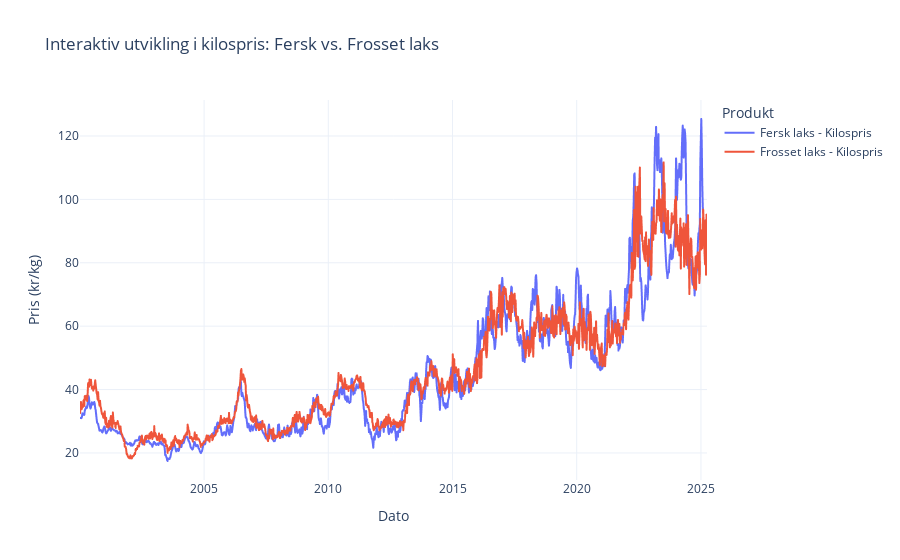

Write notebook code for a chart like this one.
### Code cell
import requests
import pandas as pd
import plotly.express as px

# 1. Hent eksportdata
def hent_eksportdata():
    url = "https://data.ssb.no/api/v0/no/table/03024/"
    query = {
        "query": [],
        "response": {"format": "json-stat2"}
    }
    r = requests.post(url, json=query)
    data = r.json()

    from itertools import product
    dims = list(data["dimension"].keys())
    values = data["value"]
    dim_vals = [list(data["dimension"][d]["category"]["label"].values()) for d in dims]
    combos = list(product(*dim_vals))
    df = pd.DataFrame(combos, columns=dims)
    df["Value"] = values
    df_pivot = df.pivot_table(index="Tid", columns=["VareGrupper2", "ContentsCode"],
                               values="Value", aggfunc="sum").reset_index()
    df_pivot.columns = ["År og ukenr.", "Fersk laks - Kilospris", "Fersk laks - Vekt (tonn)",
                        "Frosset laks - Kilospris", "Frosset laks - Vekt (tonn)"]
    df_pivot["UkeID"] = df_pivot["År og ukenr."].str.replace("U", "-")
    return df_pivot

# 2. Interaktiv visualisering med Plotly
def vis_interaktiv_laks():
    df = hent_eksportdata()
    df = df.dropna()

    # Konverter uke til dato (mandag i uken)
    df["UkeDato"] = pd.to_datetime(df["UkeID"] + "-1", format="%Y-%W-%w")

    # Velg ut kun relevante kolonner
    df_plot = df[["UkeDato", "Fersk laks - Kilospris", "Frosset laks - Kilospris"]].copy()

    # Gjør datasettet "langt" for interaktivt plotting
    df_melt = df_plot.melt(id_vars="UkeDato", var_name="Produkt", value_name="Pris (kr/kg)")

    # Lag interaktiv linjegraf
    fig = px.line(
        df_melt,
        x="UkeDato",
        y="Pris (kr/kg)",
        color="Produkt",
        title="Interaktiv utvikling i kilospris: Fersk vs. Frosset laks",
        labels={"UkeDato": "Dato"}
    )

    fig.update_layout(
        hovermode="x unified",
        template="plotly_white"
    )

    fig.show()

# 3. Kjør
if __name__ == "__main__":
    vis_interaktiv_laks()

### Figure 1 — Plotly figure (JSON) as saved in the notebook; plotly's stock layout.template omitted (floating-point values rounded to 4 significant figures; data arrays with more than 128 entries replaced by an {"elided": "..."} marker saying what was removed)
{"data": [{"hovertemplate": "Produkt=Fersk laks - Kilospris<br>Dato=%{x}<br>Pris (kr/kg)=%{y}<extra></extra>", "legendgroup": "Fersk laks - Kilospris", "line": {"color": "#636efa", "dash": "solid"}, "marker": {"symbol": "circle"}, "mode": "lines", "name": "Fersk laks - Kilospris", "showlegend": true, "type": "scattergl", "x": {"elided": "1317 str values"}, "xaxis": "x", "y": {"elided": "1317 float values"}, "yaxis": "y"}, {"hovertemplate": "Produkt=Frosset laks - Kilospris<br>Dato=%{x}<br>Pris (kr/kg)=%{y}<extra></extra>", "legendgroup": "Frosset laks - Kilospris", "line": {"color": "#EF553B", "dash": "solid"}, "marker": {"symbol": "circle"}, "mode": "lines", "name": "Frosset laks - Kilospris", "showlegend": true, "type": "scattergl", "x": {"elided": "1317 str values"}, "xaxis": "x", "y": {"elided": "1317 float values"}, "yaxis": "y"}], "layout": {"hovermode": "x unified", "legend": {"title": {"text": "Produkt"}, "tracegroupgap": 0}, "title": {"text": "Interaktiv utvikling i kilospris: Fersk vs. Frosset laks"}, "xaxis": {"anchor": "y", "domain": [0, 1], "title": {"text": "Dato"}}, "yaxis": {"anchor": "x", "domain": [0, 1], "title": {"text": "Pris (kr/kg)"}}}}
